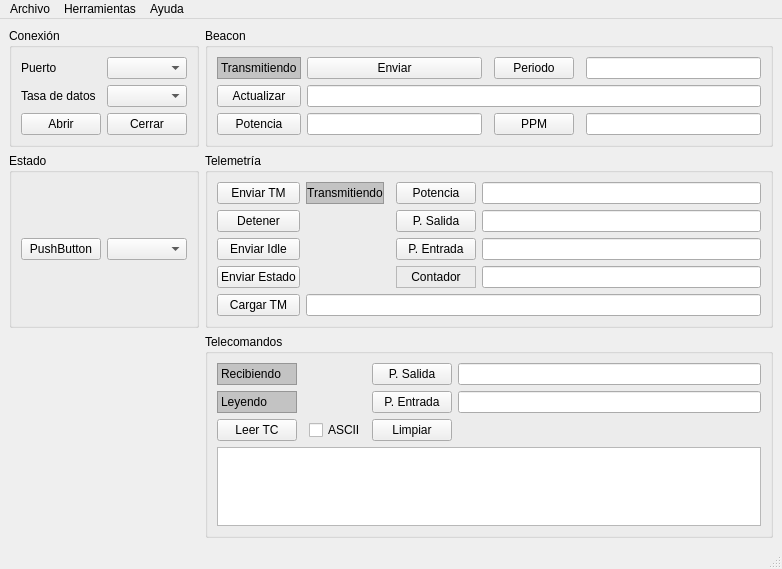
<?xml version="1.0" encoding="UTF-8"?>
<ui version="4.0">
 <class>MainWindow</class>
 <widget class="QMainWindow" name="MainWindow">
  <property name="geometry">
   <rect>
    <x>0</x>
    <y>0</y>
    <width>782</width>
    <height>569</height>
   </rect>
  </property>
  <property name="windowTitle">
   <string>MainWindow</string>
  </property>
  <widget class="QWidget" name="centralwidget">
   <layout class="QGridLayout" name="gridLayout">
    <item row="0" column="0">
     <widget class="QGroupBox" name="groupConexion">
      <property name="title">
       <string>Conexión</string>
      </property>
      <layout class="QGridLayout" name="gridLayout_2">
       <item row="0" column="1">
        <widget class="QComboBox" name="comboBoxPorts"/>
       </item>
       <item row="0" column="0">
        <widget class="QLabel" name="labePort">
         <property name="text">
          <string>Puerto</string>
         </property>
        </widget>
       </item>
       <item row="1" column="1">
        <widget class="QComboBox" name="comboBoxBaudrate"/>
       </item>
       <item row="2" column="1">
        <widget class="QPushButton" name="pushButtonOpenPort">
         <property name="text">
          <string>Cerrar</string>
         </property>
        </widget>
       </item>
       <item row="2" column="0">
        <widget class="QPushButton" name="pushButtonClosePort">
         <property name="text">
          <string>Abrir</string>
         </property>
        </widget>
       </item>
       <item row="1" column="0">
        <widget class="QLabel" name="labelBaudrate">
         <property name="text">
          <string>Tasa de datos</string>
         </property>
        </widget>
       </item>
      </layout>
     </widget>
    </item>
    <item row="1" column="2">
     <widget class="QGroupBox" name="groupBoxTelemetria">
      <property name="title">
       <string>Telemetría</string>
      </property>
      <layout class="QGridLayout" name="gridLayout_4">
       <item row="1" column="0">
        <widget class="QPushButton" name="pushButton_2">
         <property name="text">
          <string>Detener</string>
         </property>
        </widget>
       </item>
       <item row="0" column="0">
        <widget class="QPushButton" name="pushButton">
         <property name="text">
          <string>Enviar TM</string>
         </property>
        </widget>
       </item>
       <item row="3" column="0">
        <widget class="QPushButton" name="pushButton_4">
         <property name="text">
          <string>Enviar Estado</string>
         </property>
        </widget>
       </item>
       <item row="0" column="4">
        <widget class="QLineEdit" name="lineEdit_5"/>
       </item>
       <item row="5" column="0">
        <widget class="QPushButton" name="pushButton_5">
         <property name="text">
          <string>Cargar TM</string>
         </property>
        </widget>
       </item>
       <item row="2" column="0">
        <widget class="QPushButton" name="pushButton_3">
         <property name="text">
          <string>Enviar Idle</string>
         </property>
        </widget>
       </item>
       <item row="3" column="4">
        <widget class="QLineEdit" name="lineEdit"/>
       </item>
       <item row="2" column="4">
        <widget class="QLineEdit" name="lineEdit_4"/>
       </item>
       <item row="1" column="4">
        <widget class="QLineEdit" name="lineEdit_2"/>
       </item>
       <item row="0" column="1">
        <widget class="QLabel" name="labelBeaconStatus_2">
         <property name="styleSheet">
          <string notr="true">background-color: rgb(195, 195, 195);
alternate-background-color: rgb(0, 204, 102);</string>
         </property>
         <property name="frameShape">
          <enum>QFrame::StyledPanel</enum>
         </property>
         <property name="frameShadow">
          <enum>QFrame::Raised</enum>
         </property>
         <property name="text">
          <string>Transmitiendo</string>
         </property>
         <property name="alignment">
          <set>Qt::AlignCenter</set>
         </property>
        </widget>
       </item>
       <item row="2" column="3">
        <widget class="QPushButton" name="pushButton_6">
         <property name="text">
          <string>P. Entrada</string>
         </property>
        </widget>
       </item>
       <item row="1" column="3">
        <widget class="QPushButton" name="pushButton_7">
         <property name="text">
          <string>P. Salida</string>
         </property>
        </widget>
       </item>
       <item row="3" column="3">
        <widget class="QLabel" name="label">
         <property name="frameShape">
          <enum>QFrame::StyledPanel</enum>
         </property>
         <property name="frameShadow">
          <enum>QFrame::Raised</enum>
         </property>
         <property name="text">
          <string>Contador</string>
         </property>
         <property name="alignment">
          <set>Qt::AlignCenter</set>
         </property>
        </widget>
       </item>
       <item row="0" column="3">
        <widget class="QPushButton" name="pushButton_8">
         <property name="text">
          <string>Potencia</string>
         </property>
        </widget>
       </item>
       <item row="5" column="1" colspan="4">
        <widget class="QLineEdit" name="lineEdit_3"/>
       </item>
      </layout>
     </widget>
    </item>
    <item row="0" column="2">
     <widget class="QGroupBox" name="groupBoxBeacon">
      <property name="title">
       <string>Beacon</string>
      </property>
      <layout class="QGridLayout" name="gridLayout_3">
       <item row="0" column="2">
        <widget class="QLabel" name="labelBeaconStatus">
         <property name="styleSheet">
          <string notr="true">background-color: rgb(195, 195, 195);
alternate-background-color: rgb(0, 204, 102);</string>
         </property>
         <property name="frameShape">
          <enum>QFrame::StyledPanel</enum>
         </property>
         <property name="frameShadow">
          <enum>QFrame::Raised</enum>
         </property>
         <property name="text">
          <string>Transmitiendo</string>
         </property>
        </widget>
       </item>
       <item row="0" column="3">
        <widget class="QPushButton" name="pushButtonBeaconSend">
         <property name="text">
          <string>Enviar</string>
         </property>
        </widget>
       </item>
       <item row="0" column="7">
        <widget class="QLineEdit" name="lineEditPeriod"/>
       </item>
       <item row="0" column="5">
        <widget class="QPushButton" name="pushButtonPeriod">
         <property name="text">
          <string>Periodo</string>
         </property>
        </widget>
       </item>
       <item row="2" column="3">
        <widget class="QLineEdit" name="lineEditBeaconPwr"/>
       </item>
       <item row="2" column="2">
        <widget class="QPushButton" name="pushButtonBeaconPwr">
         <property name="text">
          <string>Potencia</string>
         </property>
        </widget>
       </item>
       <item row="2" column="7">
        <widget class="QLineEdit" name="lineEditBeaconWPM"/>
       </item>
       <item row="2" column="5">
        <widget class="QPushButton" name="pushButtonBeaconWPM">
         <property name="text">
          <string>PPM</string>
         </property>
        </widget>
       </item>
       <item row="1" column="2">
        <widget class="QPushButton" name="pushButtonBeaconSet">
         <property name="text">
          <string>Actualizar</string>
         </property>
        </widget>
       </item>
       <item row="1" column="3" colspan="5">
        <widget class="QLineEdit" name="lineEditBeaconSet">
         <property name="maxLength">
          <number>256</number>
         </property>
        </widget>
       </item>
      </layout>
     </widget>
    </item>
    <item row="5" column="2">
     <widget class="QGroupBox" name="groupBoxTelecomandos">
      <property name="title">
       <string>Telecomandos</string>
      </property>
      <layout class="QGridLayout" name="gridLayout_5">
       <item row="2" column="2">
        <widget class="QCheckBox" name="checkBox">
         <property name="text">
          <string>ASCII</string>
         </property>
        </widget>
       </item>
       <item row="1" column="3">
        <widget class="QPushButton" name="pushButton_12">
         <property name="text">
          <string>P. Entrada</string>
         </property>
        </widget>
       </item>
       <item row="2" column="0">
        <widget class="QPushButton" name="pushButton_9">
         <property name="text">
          <string>Leer TC</string>
         </property>
        </widget>
       </item>
       <item row="1" column="0">
        <widget class="QLabel" name="labelBeaconStatus_4">
         <property name="styleSheet">
          <string notr="true">background-color: rgb(195, 195, 195);
alternate-background-color: rgb(0, 204, 102);</string>
         </property>
         <property name="frameShape">
          <enum>QFrame::StyledPanel</enum>
         </property>
         <property name="frameShadow">
          <enum>QFrame::Raised</enum>
         </property>
         <property name="text">
          <string>Leyendo</string>
         </property>
        </widget>
       </item>
       <item row="3" column="0" colspan="5">
        <widget class="QListWidget" name="listWidget"/>
       </item>
       <item row="0" column="0">
        <widget class="QLabel" name="labelBeaconStatus_3">
         <property name="styleSheet">
          <string notr="true">background-color: rgb(195, 195, 195);
alternate-background-color: rgb(0, 204, 102);</string>
         </property>
         <property name="frameShape">
          <enum>QFrame::StyledPanel</enum>
         </property>
         <property name="frameShadow">
          <enum>QFrame::Raised</enum>
         </property>
         <property name="text">
          <string>Recibiendo</string>
         </property>
        </widget>
       </item>
       <item row="0" column="4">
        <widget class="QLineEdit" name="lineEdit_6"/>
       </item>
       <item row="1" column="4">
        <widget class="QLineEdit" name="lineEdit_7"/>
       </item>
       <item row="0" column="3">
        <widget class="QPushButton" name="pushButton_11">
         <property name="text">
          <string>P. Salida</string>
         </property>
        </widget>
       </item>
       <item row="2" column="3">
        <widget class="QPushButton" name="pushButton_10">
         <property name="text">
          <string>Limpiar</string>
         </property>
        </widget>
       </item>
      </layout>
      <zorder>groupBoxEstado</zorder>
      <zorder>listWidget</zorder>
      <zorder>pushButton_9</zorder>
      <zorder>labelBeaconStatus_3</zorder>
      <zorder>labelBeaconStatus_4</zorder>
      <zorder>lineEdit_6</zorder>
      <zorder>lineEdit_7</zorder>
      <zorder>pushButton_11</zorder>
      <zorder>pushButton_12</zorder>
      <zorder>checkBox</zorder>
      <zorder>pushButton_10</zorder>
     </widget>
    </item>
    <item row="1" column="0">
     <widget class="QGroupBox" name="groupBoxEstado">
      <property name="title">
       <string>Estado</string>
      </property>
      <layout class="QGridLayout" name="gridLayout_6">
       <item row="0" column="3">
        <widget class="QComboBox" name="comboBox"/>
       </item>
       <item row="0" column="2">
        <widget class="QPushButton" name="pushButton_13">
         <property name="text">
          <string>PushButton</string>
         </property>
        </widget>
       </item>
      </layout>
     </widget>
    </item>
   </layout>
  </widget>
  <widget class="QMenuBar" name="menubar">
   <property name="geometry">
    <rect>
     <x>0</x>
     <y>0</y>
     <width>782</width>
     <height>21</height>
    </rect>
   </property>
   <widget class="QMenu" name="menuArchivo">
    <property name="title">
     <string>Archivo</string>
    </property>
   </widget>
   <widget class="QMenu" name="menuHerramientas">
    <property name="title">
     <string>Herramientas</string>
    </property>
   </widget>
   <widget class="QMenu" name="menuAyuda">
    <property name="title">
     <string>Ayuda</string>
    </property>
   </widget>
   <addaction name="menuArchivo"/>
   <addaction name="menuHerramientas"/>
   <addaction name="menuAyuda"/>
  </widget>
  <widget class="QStatusBar" name="statusbar"/>
 </widget>
 <resources/>
 <connections/>
</ui>
